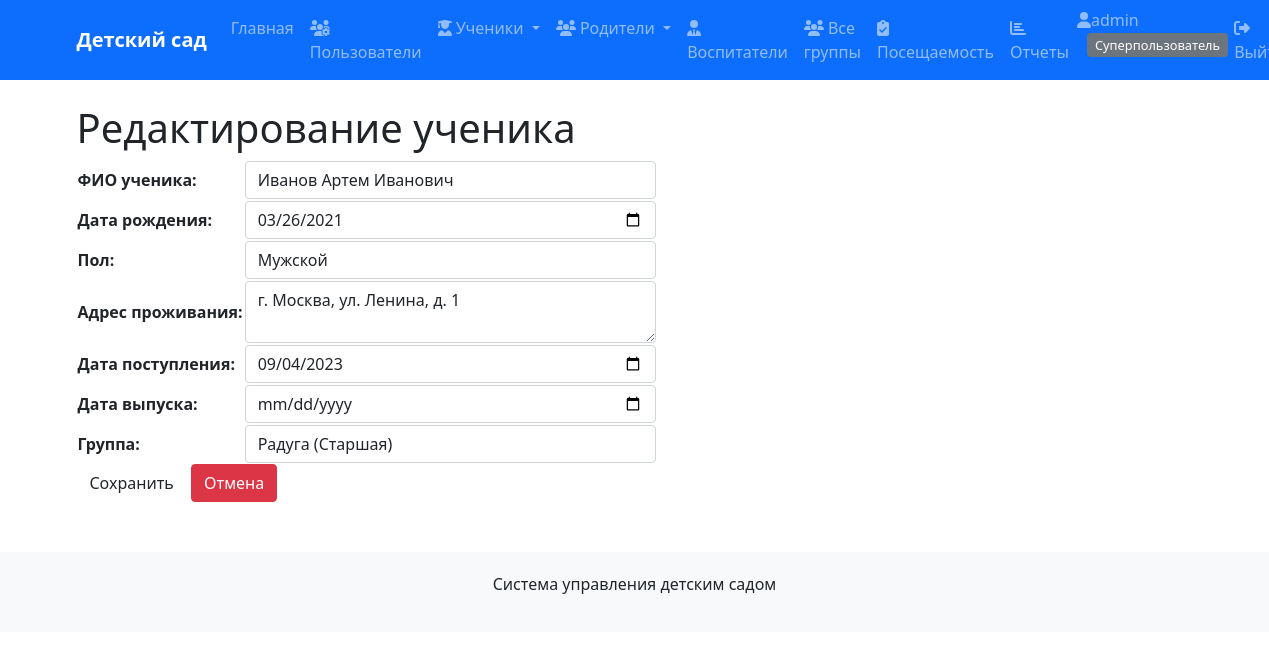
/students/7/edit/ (signed in), run on the app's committed database.
### kindergarten/models.py (models this page shows, shortened)
class Student(models.Model):
    student_id = models.AutoField(primary_key=True)
    student_fio = models.CharField(max_length=100, verbose_name='ФИО ученика', db_index=True)
    student_birthday = models.DateField(verbose_name='Дата рождения', db_index=True)
    student_gender = models.CharField(max_length=1, choices=[('М', 'Мужской'), ('Ж', 'Женский')],
                                     verbose_name='Пол')
    student_address = models.TextField(verbose_name='Адрес проживания', blank=True)
    student_date_in = models.DateField(verbose_name='Дата поступления', db_index=True)
    student_date_out = models.DateField(verbose_name='Дата выпуска', null=True, blank=True, db_index=True)
    group = models.ForeignKey(Group, on_delete=models.SET_NULL, null=True,
                             verbose_name='Группа')
    class Meta:
        verbose_name = 'Ученик'
        verbose_name_plural = 'Ученики'
        indexes = [
            models.Index(fields=['group', 'student_date_out']),  # For active students in group
            models.Index(fields=['student_fio', 'student_birthday']),  # For search queries
        ]

class Group(models.Model):
    CATEGORY_CHOICES = [
        ('Младшая', 'Младшая (2-3 года)'),
        ('Средняя', 'Средняя (3-4 года)'),
        ('Старшая', 'Старшая (4-5 лет)'),
        ('Подготовительная', 'Подготовительная (5-7 лет)'),
    ]
    MAX_STUDENTS = 30  # Максимальная наполняемость группы
    group_id = models.AutoField(primary_key=True)
    group_name = models.CharField(max_length=50, unique=True, verbose_name='Название группы', db_index=True)
    group_category = models.CharField(max_length=20, choices=CATEGORY_CHOICES,
                                     verbose_name='Возрастная категория', db_index=True)
    group_year = models.IntegerField(verbose_name='Год обучения', default=2024, db_index=True)
    teacher = models.ForeignKey(Teacher, on_delete=models.SET_NULL, null=True,
                               blank=True, verbose_name='Воспитатель')
    room_number = models.CharField(max_length=10, verbose_name='Номер кабинета',
                                  default='101')
    max_capacity = models.IntegerField(verbose_name='Максимальная наполняемость',
                                      default=MAX_STUDENTS)
    def __str__(self):
        return f"{self.group_name} ({self.group_category})"
    class Meta:
        verbose_name = 'Группа'
        verbose_name_plural = 'Группы'
        indexes = [
            models.Index(fields=['group_category', 'group_year']),
            models.Index(fields=['teacher', 'group_year']),
        ]

### kindergarten/views.py (the view)
# urls.py: path('students/<int:pk>/edit/', views.student_edit, name='student_edit'),
@login_required
@user_passes_test(is_director_or_superuser, login_url='home')
def student_edit(request, pk):
    student = get_object_or_404(Student, pk=pk)
    if request.method == 'POST':
        form = StudentForm(request.POST, instance=student)
        if form.is_valid():
            try:
                form.save()
                messages.success(request, f'Данные ученика {student.student_fio} обновлены!')
                return redirect('student_detail', pk=student.pk)
            except ValidationError as e:
                messages.error(request, str(e))
    else:
        form = StudentForm(instance=student)
    return render(request, 'kindergarten/student_form.html', {'form': form, 'title': 'Редактирование ученика'})

### kindergarten/forms.py (shortened to what this page needs)
class StudentForm(forms.ModelForm):
    class Meta:
        model = Student
        fields = '__all__'
        widgets = {
            'student_birthday': forms.DateInput(attrs={'type': 'date', 'class': 'form-control'}),
            'student_date_in': forms.DateInput(attrs={'type': 'date', 'class': 'form-control'}),
            'student_date_out': forms.DateInput(attrs={'type': 'date', 'class': 'form-control'}),
            'student_fio': forms.TextInput(attrs={'class': 'form-control', 'placeholder': 'Иванов Иван Иванович'}),
            'student_gender': forms.Select(attrs={'class': 'form-control'}),
            'student_address': forms.Textarea(attrs={'class': 'form-control', 'rows': 2, 'placeholder': 'г. Москва, ул. Ленина, д. 1'}),
            'group': forms.Select(attrs={'class': 'form-control'}),
        }

### kindergarten/views.py (called while the page is built)
def is_director_or_superuser(user):
    return user.groups.filter(name='Заведующие').exists() or user.is_superuser

### kindergarten/templates/kindergarten/student_form.html (shortened to what this page needs)
{% extends 'kindergarten/base.html' %}
{% block content %}
<h1>{% if form.instance.pk %}Редактирование{% else %}Добавление{% endif %} ученика</h1>
<form method="post">
    <table>
        {{ form.as_table }}
    </table>
    <button type="submit" class="btn">Сохранить</button>
    <a href="{% url 'student_list' %}" class="btn btn-danger">Отмена</a>
</form>
{% endblock %}

### kindergarten/templates/kindergarten/base.html (shortened to what this page needs)
<!DOCTYPE html>
<html lang="ru">
<head>
    <link href="https://cdn.jsdelivr.net/npm/bootstrap@5.1.3/dist/css/bootstrap.min.css" rel="stylesheet">
</head>
<body>
    <nav class="navbar navbar-expand-lg navbar-dark bg-primary">
        <div class="container">
            <a class="navbar-brand" href="{% url 'home' %}">Детский сад</a>
            <div class="collapse navbar-collapse" id="navbarNav">
                <ul class="navbar-nav me-auto">
                    <li class="nav-item">
                        <a class="nav-link" href="{% url 'home' %}">Главная</a>
                    </li>
                    {% if user.is_authenticated %}
                        {% if user.groups.all.0.name == 'Родители' %}
                            {% if user.parent_profile %}
                                <li class="nav-item">
                                    <a class="nav-link" href="{% url 'parent_detail' user.parent_profile.pk %}">
                                        <i class="fas fa-user"></i> Мой профиль
                                    </a>
                                </li>
                                {% with children=user.parent_profile.studentparent_set.all %}
                                    {% if children %}
                                        <li class="nav-item">
                                            <a class="nav-link" href="{% url 'student_detail' children.0.student.pk %}">
                                                <i class="fas fa-child"></i> Мой ребенок
                                            </a>
                                        </li>
                                        <li class="nav-item">
                                            <a class="nav-link" href="{% url 'group_detail' children.0.student.group.pk %}">
                                                <i class="fas fa-users"></i> Группа ребенка
                                            </a>
                                        </li>
                                    {% endif %}
                                {% endwith %}
                            {% endif %}
                        {% elif user.is_superuser %}
                            <li class="nav-item">
                                <a class="nav-link" href="{% url 'user_management' %}">
                                    <i class="fas fa-users-cog"></i> Пользователи
                                </a>
                            </li>
                            <li class="nav-item dropdown">
                                <a class="nav-link dropdown-toggle" href="#" id="studentsDropdown" role="button" data-bs-toggle="dropdown">
                                    <i class="fas fa-user-graduate"></i> Ученики
                                </a>
                            </li>
                            <li class="nav-item dropdown">
                                <a class="nav-link dropdown-toggle" href="#" id="parentsDropdown" role="button" data-bs-toggle="dropdown">
                                    <i class="fas fa-users"></i> Родители
                                </a>
                            </li>
                            <li class="nav-item">
                                <a class="nav-link" href="{% url 'teacher_list' %}">
                                    <i class="fas fa-user-tie"></i> Воспитатели
                                </a>
                            </li>
                            <li class="nav-item">
                                <a class="nav-link" href="{% url 'group_list' %}">
                                    <i class="fas fa-users"></i> Все группы
                                </a>
                            </li>
                            <li class="nav-item">
                                <a class="nav-link" href="{% url 'attendance_list' %}">
                                    <i class="fas fa-clipboard-check"></i> Посещаемость
                                </a>
                            </li>
                        {% endif %}
                        <li class="nav-item">
                            <a class="nav-link" href="{% url 'reports_dashboard' %}">
                                <i class="fas fa-chart-bar"></i> Отчеты
                            </a>
                        </li>
                    {% endif %}
                </ul>
                <ul class="navbar-nav">
                    {% if user.is_authenticated %}
                        <li class="nav-item">
                            <span class="navbar-text me-3">
                                <i class="fas fa-user"></i>{{ user.username }}
                                <span class="user-role">
                                    {% if user.groups.all.0.name == 'Родители' %}
                                        Родитель
                                    {% elif user.groups.all.0.name == 'Воспитатели' %}
                                        Воспитатель
                                    {% elif user.groups.all.0.name == 'Заведующие' %}
                                        Администратор
                                    {% elif user.is_superuser %}
                                        Суперпользователь
                                    {% endif %}
                                </span>
                            </span>
                        </li>
                        <li class="nav-item">
                            <a class="nav-link" href="{% url 'logout' %}">
                                <i class="fas fa-sign-out-alt"></i> Выйти
                            </a>
                        </li>
                    {% endif %}
                </ul>
            </div>
        </div>
    </nav>
    <div class="container mt-4">
        {% block content %}{% endblock %}
    </div>
    <footer class="footer">
        <div class="container text-center">
            <p>Система управления детским садом</p>
        </div>
    </footer>
</body>
</html>

### kindergarten/templates/kindergarten/base.html (style rules this page uses)
.navbar-brand { font-weight: bold; }
.footer { margin-top: 50px; padding: 20px; background-color: #f8f9fa; }
.user-role { background-color: #6c757d; color: white; padding: 3px 8px; border-radius: 4px; font-size: 0.8em; margin-left: 10px; }

### data on the page
Student: student_fio "Иванов Артем Иванович", student_birthday "03/26/2021", student_gender "Мужской", student_address "г. Москва, ул. Ленина, д. 1", student_date_in "09/04/2023"
Group: group "Радуга (Старшая)"

### other printed values
{{ user.username }} "admin"
